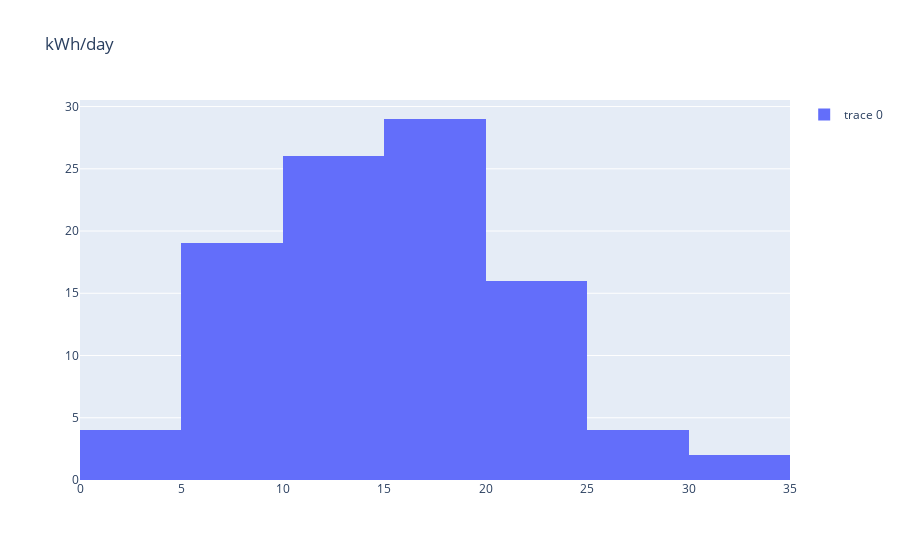

The notebook cell saved with this chart:
### Code cell
Allsum=LoadProfiles.sum()/365 # kWh/day

data=[go.Histogram(x=Allsum)]
layout = go.Layout(showlegend=True, title='kWh/day')

iplot({"data":data,"layout":layout})
